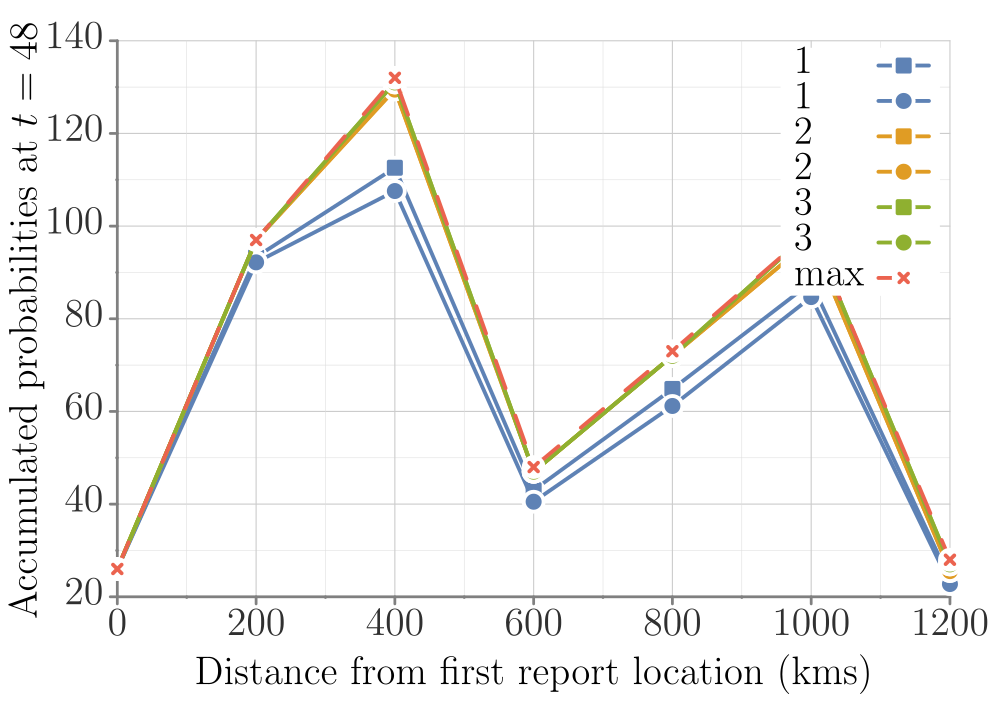

Write gnuplot code to recreate this figure.
##### terminal
clear
# set loadpath '~/Dropbox/proj/gp/src'
set term tikz standalone size 12.5cm,8.75cm font ",14" gparrows scale 2,2 textscale 2
set datafile separator ','

##### output
set output 'VN_dist_prob_B_int.tex'

##### bg: bg color, axes, grid, tics
##### http://www.colourlovers.com/palette/268142/Danger_Mouse
Danger='#F84934'; # red
Shoes='#4D5E5F'; # grey
##### Rand Olson
roBlue='#1F77B4';
roRed='#D62728';
# border
set style line 21 lt 1 lc rgb '#808080' 
set border 3 back ls 21 lw 5
# grid
set style line 22 lt 2 lc rgb '#CCCCCC' lw 2
set style line 23 lt 2 lc rgb '#DDDDDD' lw 1
set grid xtics mxtics ytics mytics back ls 22, ls 23
# tics
set tics textcolor rgb '#303030'
set tics nomirror out scale 1,.1
set mxtics 2
set mytics 2

##### load default linestyles
set style increment user
# taken care of in terminal
do for [i=1:15] { set style line i lt 1 lw 7 }

##### line colors
# mathematica default
DarkBlue= '#5e82b5'
Orange=   '#e09c24'
Green=    '#8fb030'
Red=      '#eb634f'
Purple=   '#8778b3'
Brown=    '#c46e1a'
LightBlue='#5c9ec7'
Yellow=   '#FDBF6F'
MATHEMATICA="#5e82b5 #e09c24 #8fb030 #eb634f #8778b3 #c46e1a #5c9ec7 #FDBF6F"
do for[i=1:8] {set style line i lc rgb word(MATHEMATICA,i)}
####

##### data style
set style data linespoints;
set style line 1 pt 5
set style line 2 pt 7
set style line 3 pt 13
set style line 4 pt 17
set style line 5 pt 4
set style line 6 pt 6
set style line 7 pt 12
set style line 8 pt 16
#
set pointintervalbox 4.5
do for [i=1:15] {set style line i ps 2.75 pi -1}

# NOTE: offsets should be a function of font sizes
##### key
set key t l Left spacing 4 width 5 opaque font ",15"

##### tics (note that tics are also set in theme)
set xtics font ",15" offset 0,.2
set ytics font ",15" offset 1.5,0

##### plot
set title font ",15" "" offset -3,.3
set xlabel "Distance from first report location (kms)" offset 0,0 font ",15"
set ylabel "Accumulated probabilities at $t=48$" offset -2,0 font ",15"


unset title;        set key r t width 5;        set xlabel offset 0,.7;        set xtics offset 0,-.4;

plot       'model-B_s2_m1_48.csv' u 1:2 ls 1 pt 5 ti  '1',       'model-B_s5_m1_48.csv' u 1:2 ls 1 pt 7 ti '1',       'model-B_s2_m2_48.csv' u 1:2 ls 2 pt 5 ti  '2',       'model-B_s5_m2_48.csv' u 1:2 ls 2 pt 7 ti '2',       'model-B_s2_m3_48.csv' u 1:2 ls 3 pt 5 ti  '3',       'model-B_s5_m3_48.csv' u 1:2 ls 3 pt 7 ti '3',       '../obj/cell_count_distance_VN.csv' u 1:2 ls 4 dashtype 2 ti  'max'

set term x11 reset;
